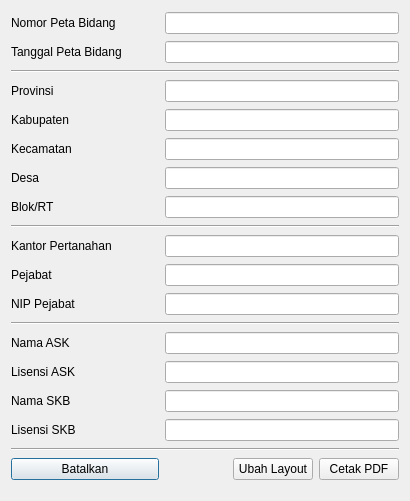
<?xml version="1.0" encoding="UTF-8"?>
<ui version="4.0">
 <class>LayoutDialog</class>
 <widget class="QDialog" name="LayoutDialog">
  <property name="geometry">
   <rect>
    <x>0</x>
    <y>0</y>
    <width>410</width>
    <height>501</height>
   </rect>
  </property>
  <property name="windowTitle">
   <string>Dialog</string>
  </property>
  <layout class="QGridLayout" name="gridLayout">
   <item row="11" column="2" colspan="4">
    <widget class="QLineEdit" name="nip_pejabat"/>
   </item>
   <item row="14" column="0" colspan="2">
    <widget class="QLabel" name="label_37">
     <property name="text">
      <string>Lisensi ASK</string>
     </property>
    </widget>
   </item>
   <item row="11" column="0" colspan="2">
    <widget class="QLabel" name="label_35">
     <property name="text">
      <string>NIP Pejabat</string>
     </property>
    </widget>
   </item>
   <item row="14" column="2" colspan="4">
    <widget class="QLineEdit" name="lisensi_ask"/>
   </item>
   <item row="15" column="2" colspan="4">
    <widget class="QLineEdit" name="nama_skb"/>
   </item>
   <item row="10" column="2" colspan="4">
    <widget class="QLineEdit" name="nama_pejabat"/>
   </item>
   <item row="8" column="0" colspan="6">
    <widget class="Line" name="line_8">
     <property name="orientation">
      <enum>Qt::Horizontal</enum>
     </property>
    </widget>
   </item>
   <item row="5" column="0">
    <widget class="QLabel" name="label_31">
     <property name="text">
      <string>Kecamatan</string>
     </property>
    </widget>
   </item>
   <item row="13" column="0" colspan="2">
    <widget class="QLabel" name="label_36">
     <property name="text">
      <string>Nama ASK</string>
     </property>
    </widget>
   </item>
   <item row="16" column="0" colspan="2">
    <widget class="QLabel" name="label_39">
     <property name="text">
      <string>Lisensi SKB</string>
     </property>
    </widget>
   </item>
   <item row="18" column="0" colspan="2">
    <widget class="QPushButton" name="btn_cancel">
     <property name="text">
      <string>Batalkan</string>
     </property>
    </widget>
   </item>
   <item row="0" column="0">
    <widget class="QLabel" name="label_30">
     <property name="text">
      <string>Nomor Peta Bidang</string>
     </property>
    </widget>
   </item>
   <item row="3" column="0">
    <widget class="QLabel" name="label_41">
     <property name="text">
      <string>Provinsi</string>
     </property>
    </widget>
   </item>
   <item row="10" column="0" colspan="2">
    <widget class="QLabel" name="label_34">
     <property name="text">
      <string>Pejabat</string>
     </property>
    </widget>
   </item>
   <item row="18" column="2" colspan="2">
    <spacer name="horizontalSpacer">
     <property name="orientation">
      <enum>Qt::Horizontal</enum>
     </property>
     <property name="sizeHint" stdset="0">
      <size>
       <width>40</width>
       <height>20</height>
      </size>
     </property>
    </spacer>
   </item>
   <item row="16" column="2" colspan="4">
    <widget class="QLineEdit" name="lisensi_skb"/>
   </item>
   <item row="13" column="2" colspan="4">
    <widget class="QLineEdit" name="nama_ask"/>
   </item>
   <item row="2" column="0" colspan="6">
    <widget class="Line" name="line_7">
     <property name="orientation">
      <enum>Qt::Horizontal</enum>
     </property>
    </widget>
   </item>
   <item row="6" column="2" colspan="4">
    <widget class="QLineEdit" name="nama_desa"/>
   </item>
   <item row="15" column="0" colspan="2">
    <widget class="QLabel" name="label_38">
     <property name="text">
      <string>Nama SKB</string>
     </property>
    </widget>
   </item>
   <item row="3" column="2" colspan="4">
    <widget class="QLineEdit" name="nama_provinsi"/>
   </item>
   <item row="9" column="0" colspan="2">
    <widget class="QLabel" name="label_33">
     <property name="text">
      <string>Kantor Pertanahan</string>
     </property>
    </widget>
   </item>
   <item row="6" column="0">
    <widget class="QLabel" name="label_32">
     <property name="text">
      <string>Desa</string>
     </property>
    </widget>
   </item>
   <item row="9" column="2" colspan="4">
    <widget class="QLineEdit" name="nama_kantah"/>
   </item>
   <item row="18" column="5">
    <widget class="QPushButton" name="btn_print_pdf">
     <property name="text">
      <string>Cetak PDF</string>
     </property>
    </widget>
   </item>
   <item row="18" column="4">
    <widget class="QPushButton" name="btn_edit_layout">
     <property name="text">
      <string>Ubah Layout</string>
     </property>
    </widget>
   </item>
   <item row="12" column="0" colspan="6">
    <widget class="Line" name="line_9">
     <property name="orientation">
      <enum>Qt::Horizontal</enum>
     </property>
    </widget>
   </item>
   <item row="7" column="0">
    <widget class="QLabel" name="label_44">
     <property name="text">
      <string>Blok/RT</string>
     </property>
    </widget>
   </item>
   <item row="1" column="0">
    <widget class="QLabel" name="label_42">
     <property name="text">
      <string>Tanggal Peta Bidang</string>
     </property>
    </widget>
   </item>
   <item row="1" column="2" colspan="4">
    <widget class="QLineEdit" name="tgl_pbt"/>
   </item>
   <item row="4" column="0">
    <widget class="QLabel" name="label_43">
     <property name="text">
      <string>Kabupaten</string>
     </property>
    </widget>
   </item>
   <item row="7" column="2" colspan="4">
    <widget class="QLineEdit" name="nama_blok"/>
   </item>
   <item row="4" column="2" colspan="4">
    <widget class="QLineEdit" name="nama_kabupaten"/>
   </item>
   <item row="0" column="2" colspan="4">
    <widget class="QLineEdit" name="no_pbt"/>
   </item>
   <item row="17" column="0" colspan="6">
    <widget class="Line" name="line">
     <property name="orientation">
      <enum>Qt::Horizontal</enum>
     </property>
    </widget>
   </item>
   <item row="5" column="2" colspan="4">
    <widget class="QLineEdit" name="nama_kecamatan"/>
   </item>
  </layout>
 </widget>
 <resources/>
 <connections/>
</ui>
